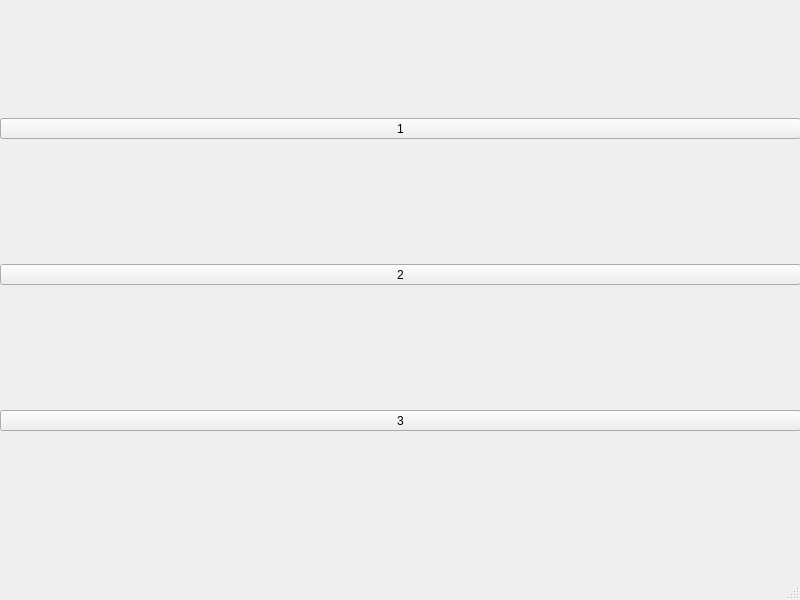
<?xml version="1.0" encoding="UTF-8"?>
<ui version="4.0">
 <class>MainWindow</class>
 <widget class="QMainWindow" name="MainWindow">
  <property name="geometry">
   <rect>
    <x>0</x>
    <y>0</y>
    <width>800</width>
    <height>600</height>
   </rect>
  </property>
  <property name="windowTitle">
   <string>KKLtoKisekae</string>
  </property>
  <widget class="QWidget" name="centralwidget">
   <widget class="QWidget" name="verticalLayoutWidget">
    <property name="geometry">
     <rect>
      <x>0</x>
      <y>-1</y>
      <width>801</width>
      <height>551</height>
     </rect>
    </property>
    <layout class="QVBoxLayout" name="verticalLayout">
     <property name="sizeConstraint">
      <enum>QLayout::SizeConstraint::SetDefaultConstraint</enum>
     </property>
     <item>
      <widget class="QToolButton" name="toolButton">
       <property name="sizePolicy">
        <sizepolicy hsizetype="Expanding" vsizetype="Fixed">
         <horstretch>0</horstretch>
         <verstretch>0</verstretch>
        </sizepolicy>
       </property>
       <property name="text">
        <string>1</string>
       </property>
      </widget>
     </item>
     <item>
      <widget class="QToolButton" name="toolButton_2">
       <property name="sizePolicy">
        <sizepolicy hsizetype="Expanding" vsizetype="Fixed">
         <horstretch>0</horstretch>
         <verstretch>0</verstretch>
        </sizepolicy>
       </property>
       <property name="text">
        <string>2</string>
       </property>
      </widget>
     </item>
     <item>
      <widget class="QToolButton" name="toolButton_3">
       <property name="sizePolicy">
        <sizepolicy hsizetype="Expanding" vsizetype="Fixed">
         <horstretch>0</horstretch>
         <verstretch>0</verstretch>
        </sizepolicy>
       </property>
       <property name="text">
        <string>3</string>
       </property>
      </widget>
     </item>
    </layout>
   </widget>
  </widget>
  <widget class="QMenuBar" name="menubar">
   <property name="geometry">
    <rect>
     <x>0</x>
     <y>0</y>
     <width>800</width>
     <height>22</height>
    </rect>
   </property>
  </widget>
  <widget class="QStatusBar" name="statusbar"/>
 </widget>
 <resources/>
 <connections/>
</ui>
